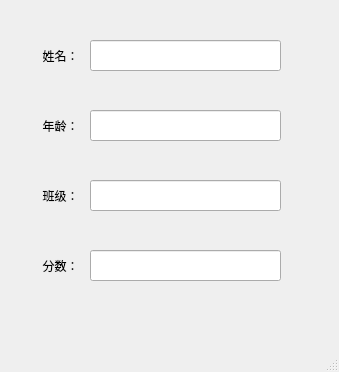
<?xml version="1.0" encoding="UTF-8"?>
<ui version="4.0">
 <class>MainWindow</class>
 <widget class="QMainWindow" name="MainWindow">
  <property name="geometry">
   <rect>
    <x>0</x>
    <y>0</y>
    <width>339</width>
    <height>372</height>
   </rect>
  </property>
  <property name="windowTitle">
   <string>MainWindow</string>
  </property>
  <widget class="QWidget" name="centralwidget">
   <widget class="QLabel" name="label">
    <property name="geometry">
     <rect>
      <x>30</x>
      <y>40</y>
      <width>61</width>
      <height>31</height>
     </rect>
    </property>
    <property name="text">
     <string>姓名：</string>
    </property>
    <property name="alignment">
     <set>Qt::AlignCenter</set>
    </property>
   </widget>
   <widget class="QLabel" name="label_2">
    <property name="geometry">
     <rect>
      <x>30</x>
      <y>110</y>
      <width>61</width>
      <height>31</height>
     </rect>
    </property>
    <property name="text">
     <string>年龄：</string>
    </property>
    <property name="alignment">
     <set>Qt::AlignCenter</set>
    </property>
   </widget>
   <widget class="QLabel" name="label_3">
    <property name="geometry">
     <rect>
      <x>30</x>
      <y>180</y>
      <width>61</width>
      <height>31</height>
     </rect>
    </property>
    <property name="text">
     <string>班级：</string>
    </property>
    <property name="alignment">
     <set>Qt::AlignCenter</set>
    </property>
   </widget>
   <widget class="QLabel" name="label_4">
    <property name="geometry">
     <rect>
      <x>30</x>
      <y>250</y>
      <width>61</width>
      <height>31</height>
     </rect>
    </property>
    <property name="text">
     <string>分数：</string>
    </property>
    <property name="alignment">
     <set>Qt::AlignCenter</set>
    </property>
   </widget>
   <widget class="QLineEdit" name="lineEdit">
    <property name="geometry">
     <rect>
      <x>90</x>
      <y>40</y>
      <width>191</width>
      <height>31</height>
     </rect>
    </property>
   </widget>
   <widget class="QLineEdit" name="lineEdit_2">
    <property name="geometry">
     <rect>
      <x>90</x>
      <y>110</y>
      <width>191</width>
      <height>31</height>
     </rect>
    </property>
   </widget>
   <widget class="QLineEdit" name="lineEdit_3">
    <property name="geometry">
     <rect>
      <x>90</x>
      <y>180</y>
      <width>191</width>
      <height>31</height>
     </rect>
    </property>
   </widget>
   <widget class="QLineEdit" name="lineEdit_4">
    <property name="geometry">
     <rect>
      <x>90</x>
      <y>250</y>
      <width>191</width>
      <height>31</height>
     </rect>
    </property>
   </widget>
  </widget>
  <widget class="QMenuBar" name="menubar">
   <property name="geometry">
    <rect>
     <x>0</x>
     <y>0</y>
     <width>339</width>
     <height>26</height>
    </rect>
   </property>
  </widget>
  <widget class="QStatusBar" name="statusbar"/>
 </widget>
 <resources/>
 <connections/>
</ui>
